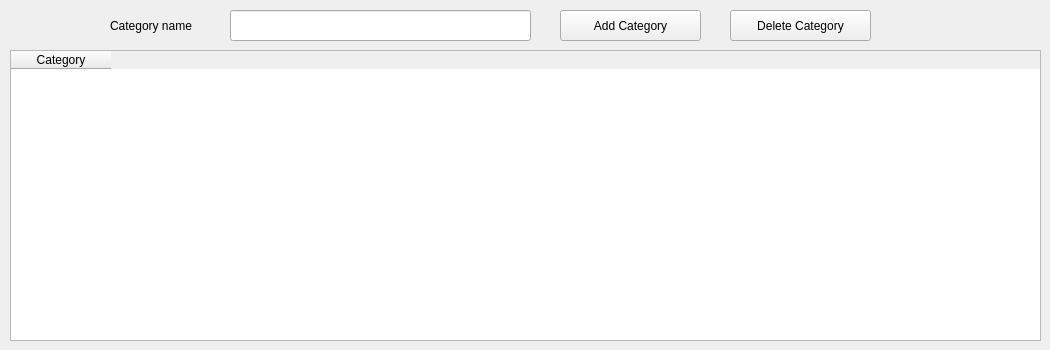
      <widget class="QWidget" name="tab_7">
       <attribute name="title">
        <string>Category</string>
       </attribute>
       <widget class="QLabel" name="label_28">
        <property name="geometry">
         <rect>
          <x>110</x>
          <y>10</y>
          <width>121</width>
          <height>31</height>
         </rect>
        </property>
        <property name="text">
         <string>Category name</string>
        </property>
       </widget>
       <widget class="QLineEdit" name="lineEdit_18">
        <property name="geometry">
         <rect>
          <x>230</x>
          <y>10</y>
          <width>301</width>
          <height>31</height>
         </rect>
        </property>
       </widget>
       <widget class="QTableWidget" name="tableWidget_3">
        <property name="geometry">
         <rect>
          <x>10</x>
          <y>50</y>
          <width>1031</width>
          <height>291</height>
         </rect>
        </property>
        <column>
         <property name="text">
          <string>Category</string>
         </property>
        </column>
       </widget>
       <widget class="QPushButton" name="pushButton_16">
        <property name="geometry">
         <rect>
          <x>560</x>
          <y>10</y>
          <width>141</width>
          <height>31</height>
         </rect>
        </property>
        <property name="text">
         <string>Add Category</string>
        </property>
        <property name="icon">
         <iconset resource="Lib_Resource.qrc">
          <normaloff>:/Icons/Icons/Add.webp</normaloff>:/Icons/Icons/Add.webp</iconset>
        </property>
       </widget>
       <widget class="QPushButton" name="pushButton_31">
        <property name="geometry">
         <rect>
          <x>730</x>
          <y>10</y>
          <width>141</width>
          <height>31</height>
         </rect>
        </property>
        <property name="text">
         <string>Delete Category</string>
        </property>
        <property name="icon">
         <iconset resource="Lib_Resource.qrc">
          <normaloff>:/Icons/Icons/Delete.webp</normaloff>:/Icons/Icons/Delete.webp</iconset>
        </property>
       </widget>
      </widget>
